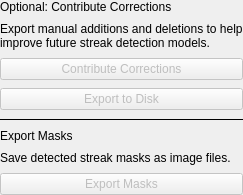
<?xml version="1.0" encoding="UTF-8"?>
<ui version="4.0">
 <class>ToolsSettings</class>
 <widget class="QWidget" name="toolsSettings">
  <layout class="QVBoxLayout" name="layout">
   <property name="spacing">
    <number>8</number>
   </property>
   <property name="leftMargin">
    <number>0</number>
   </property>
   <property name="topMargin">
    <number>0</number>
   </property>
   <property name="rightMargin">
    <number>0</number>
   </property>
   <property name="bottomMargin">
    <number>0</number>
   </property>
   <item>
    <widget class="QLabel" name="contributeHeading">
     <property name="text">
      <string>Optional: Contribute Corrections</string>
     </property>
    </widget>
   </item>
   <item>
    <widget class="QLabel" name="contributeHint">
     <property name="text">
      <string>Export manual additions and deletions to help improve future streak detection models.</string>
     </property>
     <property name="wordWrap">
      <bool>true</bool>
     </property>
    </widget>
   </item>
   <item>
    <widget class="QPushButton" name="contribute">
     <property name="enabled">
      <bool>false</bool>
     </property>
     <property name="cursor">
      <cursorShape>PointingHandCursor</cursorShape>
     </property>
     <property name="toolTip">
      <string>Requires manually added or deleted streak masks.</string>
     </property>
     <property name="text">
      <string>Contribute Corrections</string>
     </property>
    </widget>
   </item>
   <item>
    <widget class="QPushButton" name="training">
     <property name="enabled">
      <bool>false</bool>
     </property>
     <property name="cursor">
      <cursorShape>PointingHandCursor</cursorShape>
     </property>
     <property name="toolTip">
      <string>Requires manually added or deleted streak masks.</string>
     </property>
     <property name="text">
      <string>Export to Disk</string>
     </property>
    </widget>
   </item>
   <item>
    <widget class="QFrame" name="sep1">
     <property name="frameShape">
      <enum>QFrame::Shape::HLine</enum>
     </property>
    </widget>
   </item>
   <item>
    <widget class="QLabel" name="masksHeading">
     <property name="text">
      <string>Export Masks</string>
     </property>
    </widget>
   </item>
   <item>
    <widget class="QLabel" name="masksHint">
     <property name="text">
      <string>Save detected streak masks as image files.</string>
     </property>
     <property name="wordWrap">
      <bool>true</bool>
     </property>
    </widget>
   </item>
   <item>
    <widget class="QPushButton" name="masks">
     <property name="cursor">
      <cursorShape>PointingHandCursor</cursorShape>
     </property>
     <property name="text">
      <string>Export Masks</string>
     </property>
     <property name="enabled">
      <bool>false</bool>
     </property>
     <property name="toolTip">
      <string>Requires automatic or manual streak masks.</string>
     </property>
    </widget>
   </item>
  </layout>
 </widget>
 <resources/>
 <connections/>
</ui>
